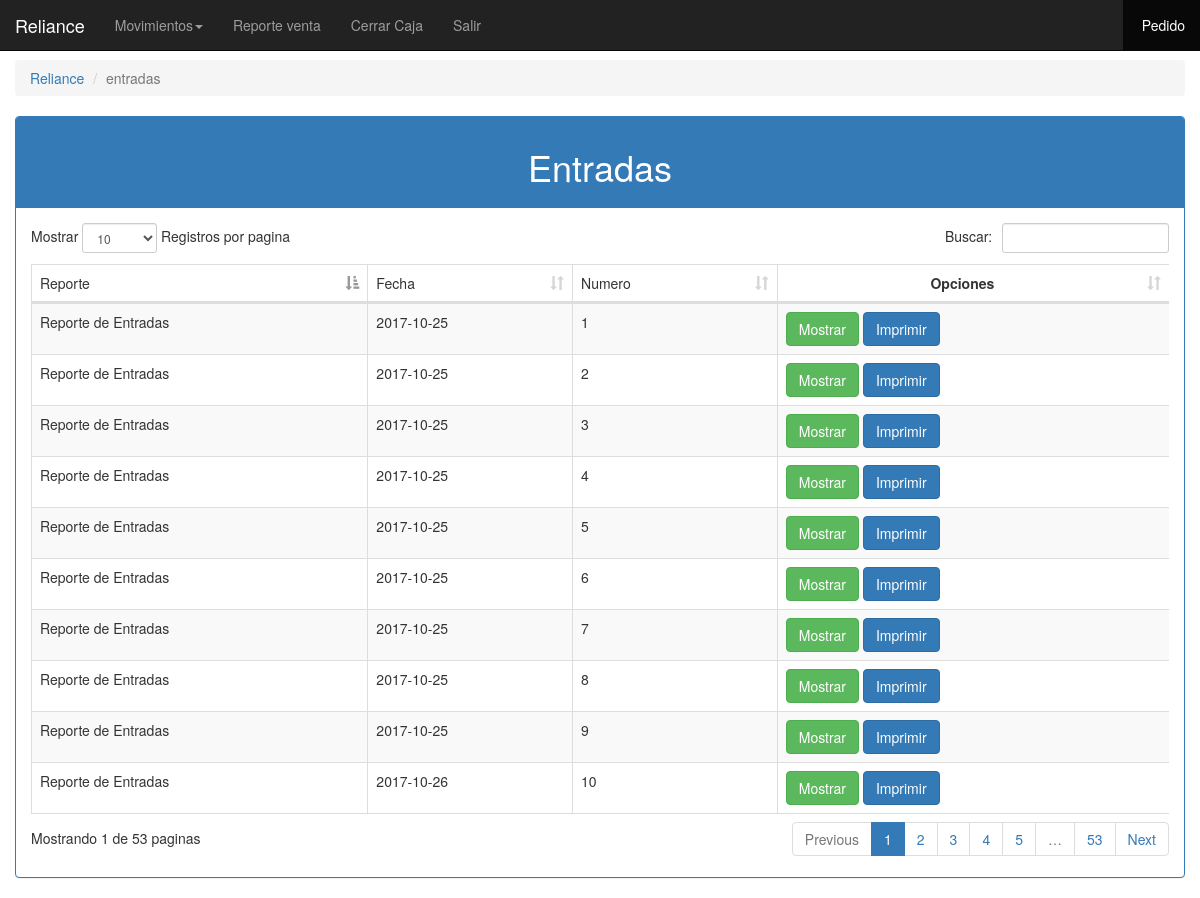
Page /admin/buscar_reportes_entradas.php (signed in) on the committed database.
### tables this page shows
CREATE TABLE IF NOT EXISTS `entradas` (
  `Id_entradas` int(11) NOT NULL AUTO_INCREMENT,
  `Fecha` date DEFAULT NULL,
  `Numero` int(11) DEFAULT NULL,
  `Estado` int(11) DEFAULT '1',
  PRIMARY KEY (`Id_entradas`)
);

### clases/clase_entradas.php (called while the page is built, shortened)
<?php
					class entradas{
						private $pdo;
						public function __Construct(){
							try{
							$this->pdo = new PDO('mysql:host=localhost;dbname=heavy_parts_nuevo', 'snaven','SNAVEN10');
							$this->pdo->exec('SET CHARACTER SET utf8');
							$this->pdo->setAttribute(PDO::ATTR_ERRMODE, PDO::ERRMODE_EXCEPTION);
							$this->pdo->setAttribute(PDO::ATTR_EMULATE_PREPARES, false);
							}catch(PDOException $e){
								echo 'Error!: '.$e->getMessage();
								die();
							}
						}
						public function get_entradas(){
							try{
								$q = $this->pdo->prepare('SELECT * FROM entradas where Estado = 1');
								$q->execute();
								return $q->fetchAll();
								$this->pdo = null;
							}catch(PDOException $e){
								echo 'Error '.$e->getMessage();
							}
						}
					}
					?>

### admin/buscar_reportes_entradas.php (the view, shortened to what this page needs)
<?php
				include '../menu/menu.php';
				include '../clases/clase_entradas.php';
				$entradas = new entradas();
				$data = $entradas->get_entradas();
		?>
					<ol class="breadcrumb">
					  <li><a  href="../admin/" style="cursor: pointer;">Reliance</a></li>
					  <li class="active">entradas</li>
					</ol>
					<div class="panel panel-primary">
						<div class="panel-heading">
							<h1 class='text-center'>Entradas</h1>
						</div>
						<div class="panel-body">
							<div class='table-responsive'>
								<table class='table table-striped table-bordered' id='tabla_datos'>
									<thead>
										<tr>
											<td>Reporte</td>
											<td>Fecha</td>
											<td>Numero</td>
											<td class='text-center'><b>Opciones</b></td>
										</tr>
									</thead>
									<?php
									foreach ($data as $row) {?>
									<tr>
										<td>Reporte de Entradas</td>
										<td><?php echo $row['Fecha'] ?></td>
										<td><?php echo $row['Numero'] ?></td>
										<td><a href="#" class='btn btn-success' onclick='Buscar_r(<?php echo $row[0]; ?>)' >Mostrar</a> <a href="reporte_entradas.php?imp=<?php echo $row[0]; ?>&ubicacion=0" class='btn btn-primary'>Imprimir</a></td>
									</tr>
									<?php }?>
								</table>
							</div>
						</div>
					</div>
<?php include '../pie/pie.php'; ?>

### menu/menu.php (shortened to what this page needs)
<!DOCTYPE html>
		<html lang='es'>
			<head>
				<link href='../css/bootstrap.min.css' rel='stylesheet'>
				<link href='../css/style_cont.css' rel='stylesheet'>
				<link rel='stylesheet' type='text/css' href='../css/dataTables.bootstrap.min.css'>
			    <link rel="stylesheet" href="../css/sweetalert.css">
				<link href="../css/bootstrap-datetimepicker.min.css" rel="stylesheet">
				<link href="../css/bootstrap.min.css" rel="stylesheet">
				<link href="../css/bootstrap-select.min.css" rel="stylesheet">
				<link href="../css/bootstrap-datepicker.min.css" rel="stylesheet">
			</head>
			<body>
				<nav class='navbar navbar-inverse navbar-fixed-top' ng-controller='HeaderController' role='navigation' style='border-radius:0px;'>
					<div class='navbar-header'>
						<a class='navbar-brand' style="cursor: pointer;" href="view_producto.php">Reliance</a>
					</div>
					<div class='collapse navbar-collapse navbar-ex1-collapse'>
						<ul class='nav navbar-nav'>
							<li>
								<a class="" type="button" data-toggle="dropdown" style="cursor: pointer;">Movimientos<span class="caret"></span></a>
							</li>
							<?php if (isset($_SESSION['Id']) && isset($_SESSION['Nivel']) && $_SESSION['Nivel'] ==1) { ?>
							<li><a href="reporte_ventas.php" style="cursor: pointer;">Reporte venta</a></li>
							<li><a href="cierre_caja.php" style="cursor: pointer;">Cerrar Caja</a></li>
							<?php } ?>
							<li><a href="salir.php" style="cursor: pointer;">Salir</a></li>
						</ul>
						<?php if(isset($_SESSION['Id']) && isset($_SESSION['Nivel']) && $_SESSION['Nivel'] ==1){ ?>
						<ul class="nav navbar-nav pull-right">
							<li class="active">
								<a href="#" id="vp" style="cursor: pointer;">
								<span class="glyphicon glyphicon-car-shop" aria-hidden="true"></span> Pedido</a>
							</li>
						</ul>
						<?php } ?>
					</div>
				</nav>
				<div class='container-fluid' style='margin-top: 5%;' ng-view id='contenido'>

### pie/pie.php (shortened to what this page needs)
			</div>
	</body>
</html>

### rows in the picture
entradas: Fecha "2017-10-25", Numero "1"
entradas: Fecha "2017-10-25", Numero "2"
entradas: Fecha "2017-10-25", Numero "3"
entradas: Fecha "2017-10-25", Numero "4"
entradas: Fecha "2017-10-25", Numero "5"
entradas: Fecha "2017-10-25", Numero "6"
entradas: Fecha "2017-10-25", Numero "7"
entradas: Fecha "2017-10-25", Numero "8"
entradas: Fecha "2017-10-25", Numero "9"
entradas: Fecha "2017-10-26", Numero "10"
